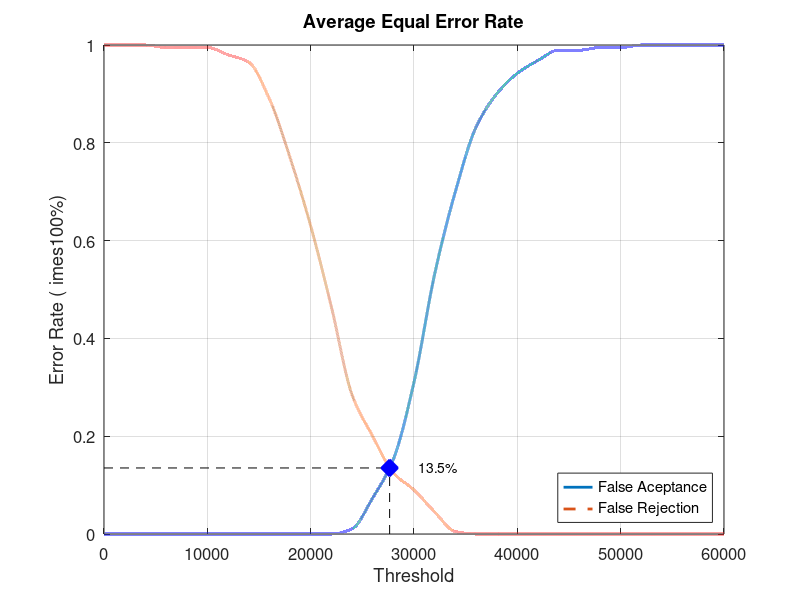
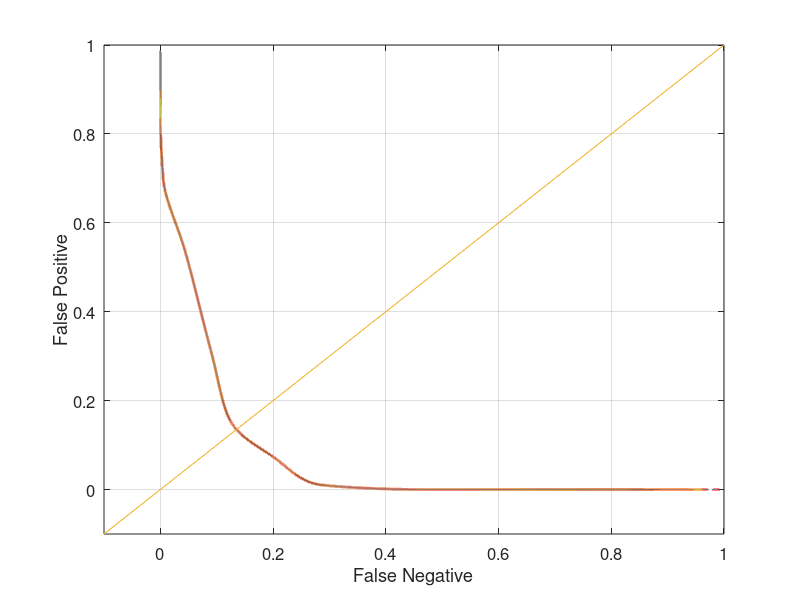

These charts were generated, in order, by the following MATLAB code:
close all;
clear;
clc;
x = 0:2000:60000;
xq = 0:0.5:60000;

y0 = [0 0 0 0 0 0 0 0 0 0 0 0 0.0105263 0.0736842 0.152632 0.310526 0.531579 0.7 0.831579 0.9 0.942105 0.968421 0.989474 0.989474 0.994737 0.994737 1 1 1 1 1]
yy0 = interp1(x, y0, xq, 'pchip');
y1 = [1 1 1 0.995 0.995 0.995 0.98 0.965 0.89 0.77 0.63 0.465 0.285 0.2 0.125 0.09 0.045 0.005 0 0 0 0 0 0 0 0 0 0 0 0 0]
yy1 = interp1(x, y1, xq, 'pchip');

% Calculating EER: 
y2 = abs(y0 - y1);
find(y2 == min(y2))
yy2 = abs(yy0 - yy1);
xEER = find(yy2 == min(yy2));
xEERIndex = xq(xEER) % X-axis EER
yEER = yy0(xEER) % Y-axis EER

main = figure
plot(xq, yy0,'-','LineWidth', 2);	hold on
plot(xq, yy1,'--','LineWidth', 2);	hold on
plot([xEERIndex xEERIndex], [0 yEER], 'k--');	hold on
plot([0 xEERIndex], [yEER yEER], 'k--');	hold on
plot(xEERIndex, yEER, 'bx', 'LineWidth', 10);	hold on
text(xEERIndex + 10 * xEERIndex / 100, yEER, [num2str(round((10000 * yEER)) / 100) '%'])
legend('False Aceptance', 'False Rejection', 'Location', 'SouthEast')
xlabel('Threshold')
ylabel('Error Rate (	imes100%)')
title('Average Equal Error Rate')
set(gca, 'FontSize', 12)
axis([0 60000 0 1])
grid on

print(main, 'Database5_1Main', '-dpng');
FNRxFPR = figure('Color', [1 1 1]);
plot(yy1, yy0, '-', yy1, yy0, 'LineWidth', 2);
hold on
y = -0.1:0.1:1
plot(y, y); 
set(gca, 'FontSize', 12)
xlabel('False Negative')
ylabel('False Positive')
axis([-0.1 1 -0.1 1])
set(gca, 'FontSize', 12)
grid on

print(FNRxFPR, 'Database5_1FNRxFPR','-dpng');
